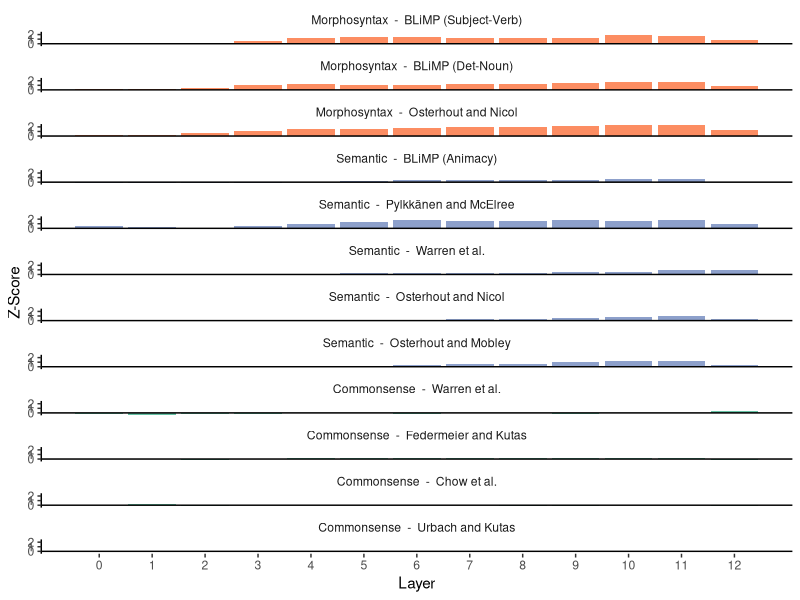
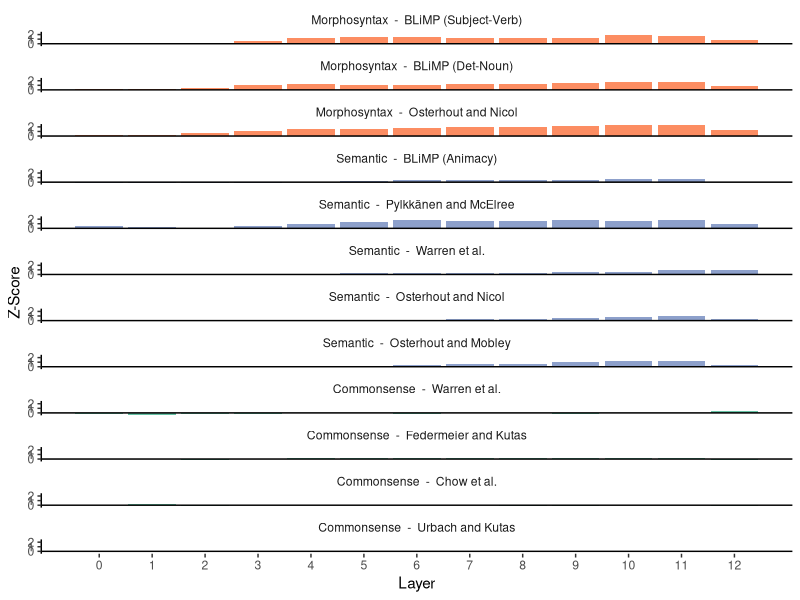

Recreate these plots in R, in order.
library(tidyverse)
library(ggplot2)

df <- read_csv("roberta_manual.csv")

df$taskname <- paste(df$type, " - ", df$task)

task_factor <- function(x) {
  factor(x, unique(df$taskname))
}
df$taskname <- task_factor(df$taskname)

ggplot(df, aes(x=layer, y=score, fill=type)) +
  facet_wrap(~taskname, ncol=1) +
  geom_bar(stat="identity") +
  geom_hline(yintercept=0, color="black") +
  scale_fill_brewer(palette="Set2") +
  scale_x_continuous(breaks=0:12) +
  scale_y_continuous(breaks=seq(-3, 3, 1)) +
  xlab("Layer") +
  ylab("Z-Score") +
  theme_bw() +
  theme(panel.grid.major=element_blank(),
        panel.grid.minor=element_blank(),
        panel.border=element_blank(),
        legend.position="none",
        axis.line.y.left=element_line(color='black'),
        strip.background=element_blank())

ggsave("roberta_manual.pdf", width=4, height=12)
